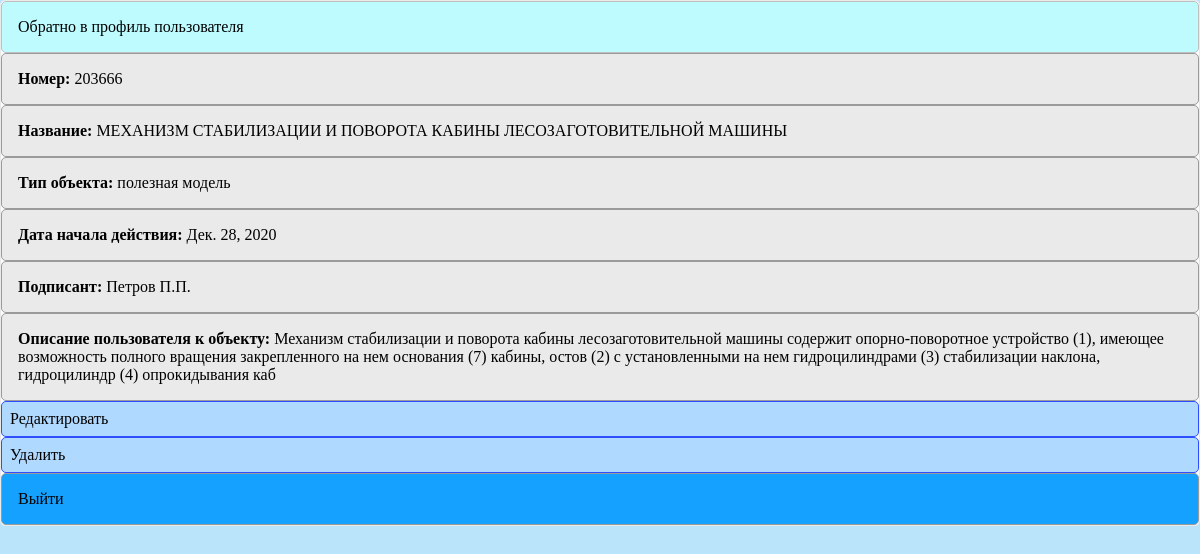
The app's page /ipitem/item/ip_info/49cbf96c23604b05ac53f650ad47bca7/ (signed in) with its own data.
### ipitem/models.py (models this page shows, shortened)
class IpItem(models.Model):
    UTILITY_MODEL = 'PM'
    INVENTION = 'IZ'
    DESIGN = 'PO'
    ITEMS_FOR_CHOICE = [
        (UTILITY_MODEL, 'полезная модель'),
        (INVENTION, 'изобретение'),
        (DESIGN, 'промышленный образец'),
    ]
    owner = models.ForeignKey(Profile, null=True, blank=True, on_delete=models.CASCADE)
    number = models.CharField(verbose_name='Номер объекта ИС',
                              max_length=15,
                              help_text='Укажите номер объекта ИС')
    title = models.CharField(verbose_name='Название объекта ИС',
                             max_length=200,
                             blank=True,
                             help_text='Напишите название объекта ИС')
    type_of_item = models.CharField(verbose_name='Тип объекта ИС',
                                    max_length=2,
                                    choices=ITEMS_FOR_CHOICE,
                                    default=UTILITY_MODEL)
    initial_date = models.DateField('Дата начала действия',
                                    default=datetime.date.today,
                                    blank=True,
                                    help_text='Укажите дату')
    description = models.TextField('Опишите объект ИС',
                                   max_length=300,
                                   blank=True,
                                   help_text='Описание объекта ИС')
    signatory = models.CharField(verbose_name='Подписант',
                                 default='',
                                 max_length=15,
                                 help_text='В формате ФИО или Директор ООО "Рога и копыта" ФИО')
    id = models.UUIDField(default=uuid.uuid4,
                          unique=True,
                          primary_key=True,
                          editable=False)
    class Meta:
        ordering = ['number']

### ipitem/views.py (the view)
# urls.py: path('item/ip_info/<str:pk>/', views.item_info, name='ip_info'),
@login_required(login_url='profile:login')
def item_info(request, pk):
    template = 'ipitem/ipitem_page.html'
    item = IpItem.objects.get(id=pk)
    type_of_item = ITEMS_FOR_CHOICE[item.type_of_item]
    context = {
        'item': item,
        'type_of_item': type_of_item,
    }
    return render(request, template, context)

### ipitem/templates/ipitem/ipitem_page.html
{% extends 'main.html' %}
{% block content %}
<main>
<section id="screen--wrapper">
<div id="form-wrapper">
    <a href='{% url "profile:profile" %}'>Обратно в профиль пользователя</a>
</div>
<div id="index-wrapper"><b>Номер:</b> {{ item.number }}</div>
<div id="index-wrapper"><b>Название:</b> {{ item.title }}</div>
<div id="index-wrapper"><b>Тип объекта:</b> {{ type_of_item }}</div>
{% load i18n %}
{% language 'ru' %}
<div id="index-wrapper"><b>Дата начала действия:</b> {{ item.initial_date }}</div>
{% endlanguage %}
<div id="index-wrapper"><b>Подписант:</b> {{ item.signatory }}</div>
<div id="index-wrapper"><b>Описание пользователя к объекту:</b> {{ item.description }}</div>
<div id="form-wrapper-reg"><a href='{% url "ipitem:edit_ip"  item.id %}'>Редактировать</a></div>
<div id="form-wrapper-reg"><a href='{% url "ipitem:delete_ip" item.id %}'>Удалить</a></div>
<div  id="form-wrapper-bottom">
    <a href='{% url "profile:logout" %}'>Выйти</a>
</div>
</section>
</main>
{% endblock content %}

### static/styles/main.css (style rules this page uses)
body { background-color: #b9e4fa; margin: 0; }
a:link { color: #000; text-decoration: none; }
#screen--wrapper { max-width: 1200px; margin:0 auto; border: 1px solid #eaeaeb; background-color: #fff; border-radius: 5px; }
#form-wrapper { max-width: 1200px; margin:0 auto; border: 1px solid #bebebe; background-color: #befbff; border-radius: 5px; padding: 1em; }
#index-wrapper { max-width: 1200px; margin:0 auto; border: 1px solid #9b9b9b; background-color: #eaeaeb; border-radius: 5px; padding: 1em; }
#form-wrapper-bottom { max-width: 1200px; margin:0 auto; border: 1px solid #9b9b9b; background-color: #15a1ff; border-radius: 5px; padding: 1em; }
#form-wrapper-reg { max-width: 1200px; margin:0 auto; border: 1px solid #2f4eff; background-color: #b0d9ff; border-radius: 5px; padding: 0.5em; }

### records on screen
IpItem: number "203666", title "МЕХАНИЗМ СТАБИЛИЗАЦИИ И ПОВОРОТА КАБИНЫ ЛЕСОЗАГОТОВИТЕЛЬНОЙ МАШИНЫ", initial_date "Дек. 28, 2020", signatory "Петров П.П.", description "Механизм стабилизации и поворота кабины лесозаготовительной машины содержит опорно-поворотное устройство (1), имеющее возможность полного вращения закрепленного на нем основания (7) кабины, остов (2) с установленными на нем гидроцилиндрами (3) стабилизации наклона, гидроцилиндр (4) опрокидывания каб"

### other values on screen
{{ type_of_item }} "полезная модель"
